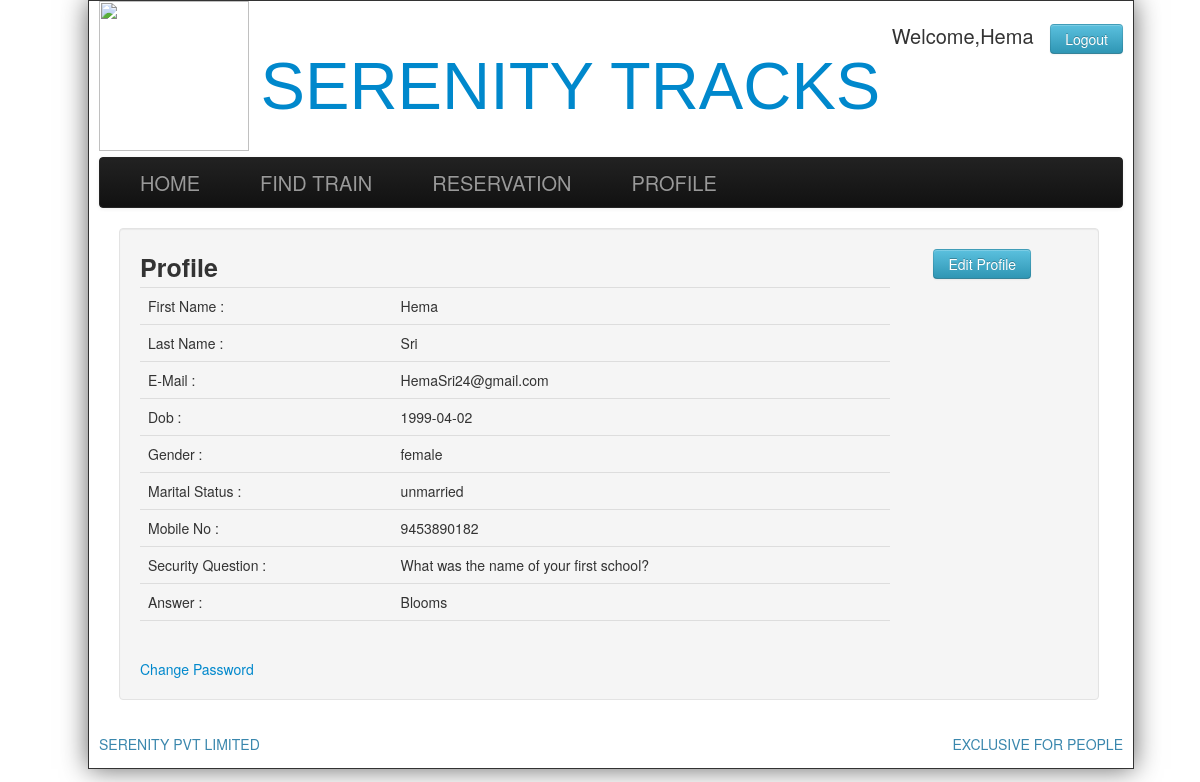
Screenshot of /profile.php (signed in) with the database file from the repository.
### tables this page shows
CREATE TABLE `users` (
  `f_name` varchar(50) NOT NULL,
  `l_name` varchar(50) NOT NULL,
  `email` varchar(50) NOT NULL,
  `password` varchar(20) NOT NULL,
  `gender` varchar(10) NOT NULL,
  `marital` varchar(10) NOT NULL,
  `dob` varchar(20) NOT NULL,
  `mobile` bigint(10) NOT NULL,
  `ques` varchar(100) NOT NULL,
  `ans` varchar(100) NOT NULL
);

### profile.php (the view, shortened to what this page needs)
<?php
$tbl_name="users";
$name=$_SESSION['name'];
require('firstimport.php');
mysqli_select_db($conn,"$db_name") or die("cannot select db");
$result=mysqli_query($conn,"SELECT * FROM $tbl_name WHERE f_name='$name'");
$row=mysqli_fetch_array($result);
?>
<!DOCTYPE html>
<html>
<head>
	<link href="css/bootstrap.min.css" rel="stylesheet">
	<link href="css/Default.css" rel="stylesheet">
</head>
<body>
	<div class="wrap">
		<div class="header">
			<div style="float:left;width:150px;">
				<img src="https://thecottagemarket.com/glitterandglam/TCM-Glam-Mongram-Gold-5x7-S.jpg" style="width:150px;height:150px"/>
			</div>
			<div>
			<div style="float:right; font-size:20px;margin-top:20px;">
			<?php
			 if(isset($_SESSION['name']))
			 {
			 echo "Welcome,".$_SESSION['name']."&nbsp;&nbsp;&nbsp;<a href=\"logout.php\" class=\"btn btn-info\">Logout</a>";
			 }
			 else
			 {
				$_SESSION['error']=15;
				header("location:login1.php");
			 }
			 ?>
			</div>
			<div id="heading">
				<a href="index.php">SERENITY TRACKS</a>
			</div>
			</div>
		</div>
		<div class="navbar navbar-inverse" >
			<div class="navbar-inner">
				<div class="container" >
				<a class="brand" href="index.php" >HOME</a>
				<a class="brand" href="train.php" >FIND TRAIN</a>
				<a class="brand" href="reservation.php">RESERVATION</a>
				<a class="brand" href="profile.php">PROFILE</a>
				</div>
			</div>
		</div>
		<div class="span12 well pass1">
			<table style="width:100%;">
			<tr>
				<td><span style="font-weight:bold;font-size:25px;">Profile</span>
				<a id="editp1" style="float:right;margin-right:5%;"class="btn btn-info"> Edit Profile</a></td>
			<tr>
				<td>
					<div class="span8" style="float:left;width:80%;">
					<table class="table">
					<tr><td >First Name : </td> <td style="text-transform:capitalize;"><?php echo $row['f_name']; ?></td></tr>
					<tr><td >Last Name : </td> <td style="text-transform:capitalize;"><?php echo $row['l_name']; ?></td></tr>
					<tr><td>E-Mail : </td> <td><?php echo $row['email'];?></td></tr>
					<tr><td>Dob : </td> <td><?php echo $row['dob']; ?></td></tr>
					<tr><td> Gender :</td> <td><?php echo $row['gender'];?></td></tr>
					<tr><td>Marital Status : </td> <td><?php echo $row['marital']; ?></td></tr>
					<tr><td>Mobile No : </td> <td><?php echo $row['mobile'];?></td></tr>
					<tr><td>Security Question : </td> <td><?php echo $row['ques']; ?></td></tr>
					<tr><td>Answer : </td> <td><?php echo $row['ans']; ?></td></tr>
					<tr><td></td> <td></td></tr>
					</table>
					</div>
				</td>
			</tr>
			<tr>
				<td>
				<span style="width:35%;"><a id="cpass">Change Password</a></span>
				</td>
			</tr>
		</table>
		</div>
<footer >
		<div style="width:100%;">
			<div style="float:left;">
			<p class="text-right text-info">  SERENITY PVT LIMITED</p>
			</div>
			<div style="float:right;">
			<p class="text-right text-info">	EXCLUSIVE FOR PEOPLE</p>
			</div>
		</div>
		</footer>
	</div>
</body>
</html>

### css/Default.css (style rules this page uses)
.header { height: 156px; padding: 0; font-size: 14px; width:100%; }
.wrap { position:absolute; width:1024px; background-color:#FFFFFF; padding:0 10px; border:solid 1px; -o-box-shadow: 10px 10px 5px #888; -moz-box-shadow: 10px 10px 5px #888; -webkit-box-shadow: 10px 10px 5px #888; box-shadow: 0px 0px 25px #666; }
#heading { text-align:center; font-size:50pt; font-family:verdana,helvetica,arial,sans-serif; color:#993366; padding-top:35pt; line-height:normal; }
.navbar .brand { padding:10px 40px 10px; }
.span12 { margin-right:20px; }

### rows the page displays
users: f_name "Hema", l_name "Sri", email "HemaSri24@gmail.com", dob "1999-04-02", gender "female", marital "unmarried", mobile "9453890182", ques "What was the name of your first school?", ans "Blooms"

### other values shown
$_SESSION['name'] "Hema"
